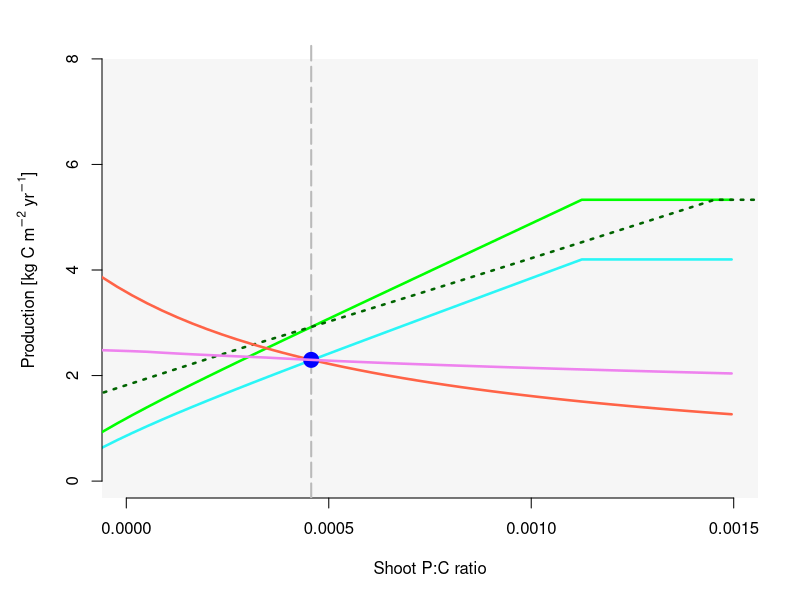

Reproduce this figure in R. (Note: this script raises an error after producing the figure.)

#### Functions to generate Figure 4
#### Purpose: 
#### Shoot P:C vs. production under aCO2 and eCO2
#### In particular show eCO2 P:C line is modified by both VL and L constraints
####

################################################################################

######### PHOTOSYNTHETIC CONSTRAINT FUNCTIONS

### Allocation and plant P concentrations - required for both PS constraint and PC constraint
allocp <- function(pf,  pwvar = FALSE,
                   pwood = 0.0003, prho = 0.7,
                   pretrans = 0.6) {
    # parameters
    # pf is the PC ratio of foliage
    # pw is the PC ratio of wood if fixed; otherwise the ratio of wood P:C to foliage P:C
    # pwvar is whether or not to allow wood PC to vary
    # prho is the ratio of root P:C to foliage P:C
    # pretrans is the fraction of foliage P:C retranslocated  
    
    len <- length(pf)
    ar <- af <- aw <- pw <- pr <- rep(0,len)  # initialise
    for (i in 1:len) {
        ar[i] <- 0.2
        af[i] <- 0.2
        aw[i] <- 1 - ar[i] - af[i]
    }
    
    # P concentrations of rest of plant   # in g P g-1 C
    if (pwvar == FALSE) {
        pw <- pwood
    } else {
        pw <- pwood*pf 
    }
    prho <- 0.7
    pr <- prho*pf
    pfl <- (1.0-pretrans)*pf
    
    ret <- data.frame(pf,pfl,pw,pr,af,aw,ar)
    return(ret)
}

### Allocation and plant N concentrations - required for both PS constraint and NC constraint
allocn <- function(nf,  nwvar = FALSE,
                   nwood = 0.005, nrho = 0.7,
                   nretrans = 0.5) {
    # parameters
    # nf is the NC ratio of foliage
    # nw is the NC ratio of wood if fixed; otherwise the ratio of wood N:C to foliage N:C
    # nwvar is whether or not to allow wood NC to vary
    # nrho is the ratio of root N:C to foliage N:C
    # nretrans is the fraction of foliage N:C retranslocated  
    
    len <- length(nf)
    ar <- af <- aw <- nw <- nr <- rep(0,len)  # initialise
    for (i in 1:len) {
        ar[i] <- 0.2
        af[i] <- 0.2
        aw[i] <- 1 - ar[i] - af[i]
    }
    
    # N concentrations of rest of plant   # in g N g-1 C
    if (nwvar == FALSE) {
        nw <- nwood
    } else {
        nw <- nwood*nf 
    }
    nrho <- 0.7
    nr <- nrho*nf
    nfl <- (1.0-nretrans)*nf     
    
    ret <- data.frame(nf,nfl,nw,nr,af,aw,ar)
    return(ret)
}

### Make inference of pf based on nf
inferpfVL <- function(nf, a, Pin=0.04, Nin=1.0,
                      leachn=0.05, leachp=0.05,
                      k1=0.01, k2=0.01, k3=0.05,
                      nwood=0.005, pwood=0.0003, nwvar = FALSE,
                      pwvar = FALSE, nrho = 0.7, prho = 0.7,
                      nretrans = 0.5, pretrans = 0.6) {
    # allocation parameters
    ar <- 0.2
    af <- 0.2
    aw <- 1 - ar - af
    
    # output nf, based on F(nf) = F(pf)
    pf <- c()
    
    Nleach <- (leachn/(1-leachn)) * (a$nfl * a$af + a$nr * a$ar +
                                         a$nw *a$aw)
    
    Pleach <- (leachp/(1-leachp-k1)) 
    Pocc <- (k3/(k2+k3))*(k1/(1-k1-leachp)) 
    
    Pg <- ((Pin * Nleach)/Nin) / (Pocc + Pleach)
    
    if(pwvar == FALSE) {
        pf <- (Pg - pwood * aw) / ((1.0 - pretrans) * af + prho * ar)
    } else {
        pf <- Pg / ((1.0 - pretrans) * af + prho * ar + aw * pwood)
    }
    return(round(pf,8))
}

### Following two functions calculate NPP - will later need to be replaced by full model
### LUE function of N & Ca
LUE <- function(df, co2, LUE0, Nref) {
    
    CaResp <- 1.632 * (co2-60.9) / (co2+121.8)    ##RCO2
    Nresp <- min(df/Nref, 1)                      ##Rate-limiting effect of low N
    
    return(LUE0 * CaResp * Nresp)
}

### NPP as function of nf and LAI (which is calculated from NPP)
eqNC <- function(df, NPP, co2, LUE0, Nref, I0, kext, SLA, af, sf, cfrac, CUE) {
    
    ##Returns G: total C production (i.e. NPP)
    return(LUE(df, co2, LUE0, Nref) * I0 * (1 - exp(-kext*SLA*af*NPP/sf/cfrac)) * CUE)
    
}


### This function implements photosynthetic constraint - solve by finding the root
solveNC <- function(nf, af, co2=350,
                    LUE0=2.8, I0=3, Nref=0.04, 
                    kext=0.5, SLA=5, sf=0.5, w = 0.45, cue = 0.5) {
    # parameters
    # nf is variable
    # making it pass af (fractional allocation to foliage) because this may also be variable
    # co2 = co2 concentration 
    # LUE0 = maximum gross LUE in kg C GJ-1
    # I0 = total incident radiation in GJ m-2 yr-1
    # Nref = leaf N:C for saturation of photosynthesis
    # kext = light extinction coeffciency
    # SLA = specific leaf area in m2 kg-1 DM
    # sf = turnover rate of foliage in yr-1
    # w = C content of biomass - needed to convert SLA from DM to C
    # cue = carbon use efficiency
    
    # solve implicit equation
    ans <- c()
    len <- length(nf)
    for (i in 1:len) {
        fPC <- function(NPP) eqNC(nf[i], NPP, co2, LUE0, Nref, I0, kext, SLA, af[i], sf, w, cue) - NPP
        ans[i] <- uniroot(fPC,interval=c(0.1,20), trace=T)$root
    }
    return(ans)
}


####### FUNCTIONS FOR P CYCLING CONSTRAINT

### Soil temperature response of decomposition 
Actsoil <- function(Tsoil) 0.0326 + 0.00351*Tsoil^1.652 - (Tsoil/41.748)^7.19

### Burial fractions from passive pool
passive <- function(df, a, Tsoil = 15, Texture = 0.5, ligfl = 0.2, ligrl = 0.16) {
    
    len <- length(df)
    
    decomp <- 0.00013*52*Actsoil(Tsoil)   # decomposition of passive pool per year without priming
    
    # re-burial fraction = fraction of C released from passive pool that is re-buried in it
    pas <- 0.996 - (0.85-0.68*Texture)
    psa <- 0.42
    ppa <- 0.45
    pap <- 0.004
    psp <- 0.03
    qq <-  ppa*(pap + psp*pas)/(1-pas*psa)   # re-burial fraction
    
    muf <- c()
    mur <- c()
    omegaf <- c()
    omegar <- c()
    transfer_fa <- c()
    transfer_ra <- c()
    
    
    # transfer coefficients among litter and soil pools
    cfrac <- 0.45
    for (i in 1:len) {
        muf[i] <- max(0,min(0.85 - 0.018*ligfl/cfrac/a[i, "nfl"],1))    
        mur[i] <- max(0,min(0.85 - 0.018*ligrl/cfrac/a[i, "nr"],1))
    }
    pma <- pna <- 0.45
    pua <- 0.55*(1-ligfl)
    pus <- 0.7*ligfl
    pva <- 0.45*(1-ligrl)
    pvs <- 0.7*ligrl
    
    # burial fractions for foliage (omegaf) and root (omegar) into passive pool
    det <- 1-psa*pas
    omegau <- (pap*(pua+pus*psa+psp*(pus+pua*pas)))/det
    omegav <- (pap*(pva+pus*psa+psp*(pvs+pva*pas)))/det
    omegam <- (pap*pma+psp*pma*pas)/det
    omegaf <- muf*omegam + (1-muf)*omegau
    omegar <- mur*omegam + (1-mur)*omegav  
    
    # fraction of foliage and root litter being transferred to active pool
    transfer_fa <- muf*pma + (1-muf)*psa
    transfer_ra <- mur*pma + (1-mur)*psa
    
    ret <- data.frame(decomp, qq, omegaf, omegar, transfer_fa, transfer_ra)
    
    return(ret)
}

### Function for nutrient N constraint in longterm ie passive, leaching, wood considered
NConsLong <- function(df, a, Nin=1.0, leachn=0.05, 
                      Tsoil = 15, Texture = 0.5, ligfl = 0.2, ligrl = 0.16,
                      Cpass = 2680, ncp = 0.1) {
    # passed are df and a, the allocation and plant N:C ratios
    # parameters : 
    # Nin is fixed N inputs (N deposition annd fixation) in g m-2 yr-1 (could vary fixation)
    # nleach is the rate of n leaching of the mineral pool (per year)
    # Tsoil is effective soil temperature for decomposition
    # Texture is the fine soil fraction
    # ligfl and ligrl are the lignin:C fractions in the foliage and root litter
    # Cpass is the passive pool size in g C m-2
    # ncp is the NC ratio of the passive pool in g N g-1 C
    
    # passive pool burial 
    pass <- passive(df, a, Tsoil, Texture, ligfl, ligrl)
    omegap <- a$af*pass$omegaf + a$ar*pass$omegar 
    
    # equation for N constraint with passive, wood, and leaching
    U0 <- Nin + (1-pass$qq) * pass$decomp * Cpass * ncp   # will be a constant if decomp rate is constant
    nwood <- a$aw*a$nw
    nburial <- omegap*ncp
    nleach <- leachn/(1-leachn) * (a$nfl*a$af + a$nr*(a$ar) + a$nw*a$aw)
    
    NPP_NC <- U0 / (nwood + nburial + nleach)   # will be in g C m-2 yr-1
    NPP_N <- NPP_NC*10^-3 # returned in kg C m-2 yr-1
    
    df <- data.frame(NPP_N, nwood,nburial,nleach,a$aw)
    return(df)   
}


# Find the long term equilibrium nf and NPP under standard conditions - by finding the root
solveLongN <- function(co2=350,Cpass,Nin) {
    fn <- function(nf) {
        solveNC(nf,allocn(nf)$af,co2=co2) - NConsLong(nf,allocn(nf),Cpass=Cpass,Nin=Nin)$NPP
    }
    equilnf <- uniroot(fn,interval=c(0.005,0.05))$root
    equilNPP <- solveNC(equilnf,af=allocn(equilnf)$af, co2=co2)
    ans <- data.frame(equilnf,equilNPP)
    return(ans)
}


### Calculate the very long term nutrient cycling constraint for N, i.e. passive pool equilibrated
# it is just Nin = Nleach
NConsVLong <- function(df, a, Nin=1.0, 
                       leachn=0.05) {
    # passed are bf and nf, the allocation and plant N:C ratios
    # parameters : 
    # Nin is fixed N inputs (N fixed and deposition) in g m-2 yr-1 (could vary fixation)
    # leachn is the rate of leaching of the mineral N pool (per year)
    
    # equation for N constraint with just leaching
    U0 <- Nin
    nleach <- leachn/(1-leachn) * (a$nfl*a$af + a$nr*(a$ar) + a$nw*a$aw)
    NPP_NC <- U0 / (nleach)   # will be in g C m-2 yr-1
    NPP_N <- NPP_NC*10^-3     # returned in kg C m-2 yr-1
    
    df <- data.frame(NPP_N,nleach)
    return(df)   
}

# Find the very-long term equilibrium nf and NPP under standard conditions - by finding the root
solveVLongN <- function(co2=350) {
    fn <- function(nf) {
        solveNC(nf,allocn(nf)$af,co2=co2) - NConsVLong(nf,allocn(nf))$NPP
    }
    equilnf <- uniroot(fn,interval=c(0.005,0.05))$root
    equilNPP_N <- solveNC(equilnf,af=allocn(equilnf)$af, co2=co2)
    
    ans <- data.frame(equilnf,equilNPP_N)
    return(ans)
}

# Find very-long term equilibrated pf based on equilibrated NPP calculated from equilnf profile
equilpVL <- function(equilNPP, Pin = 0.04, leachp=0.05,
                     pwvar = FALSE, pwood = 0.0003, prho = 0.7,
                     pretrans = 0.6, k1 = 0.01, k2 = 0.01, k3 = 0.05) {
    # prepare allocation partitioning
    ar <- 0.2
    af <- 0.2
    aw <- 1 - ar - af
    
    # prepare very long term phosphorus fluxes
    U0 = Pin
    pleach <- leachp/(1-leachp-k1)
    pocc <- (k3/(k2+k3))*(k1/(1-k1-pleach))
    
    # Convert NPP unit
    NPP_PC <- equilNPP*10^3     # convert to g C m-2 yr-1
    
    # Calculate equilnf, based on equilNPP_P
    Y <- U0/(NPP_PC*(pleach+pocc))
    if(pwvar == FALSE) {
        pf <- (Y - pwood * aw) / ((1.0 - pretrans) * af + prho * ar)
    } else {
        pf <- Y / ((1.0 - pretrans) * af + prho * ar + aw * pwood)
    }
    
    # obtain equilpf  
    return(pf)
}

# Find long term equilibrated pf based on equilibrated NPP calculated from equilnf profile
equilpL <- function(equildf, Pin = 0.04, leachp = 0.05, Cpass=CpassVLong,
                    pwvar = FALSE, pwood = 0.0003, prho = 0.7, 
                    pretrans = 0.6, pcp = 0.005, Tsoil = 15,
                    Texture = 0.5, ligfl = 0.2, ligrl = 0.16,
                    k1 = 0.01, k2 = 0.01, k3 = 0.05) {
    # prepare allocation partitioning
    ar <- 0.2
    af <- 0.2
    aw <- 1 - ar - af
    
    df <- equildf[1,1]
    equilNPP <- equildf[1,2]
    
    # passive pool burial 
    pass <- passive(df, allocn(df), Tsoil, Texture, ligfl, ligrl)
    omegap <- allocn(df)$af*pass$omegaf + allocn(df)$ar*pass$omegar 
    
    # prepare very long term nitrogen fluxes
    U0 = Pin + (1-pass$qq) * pass$decomp * Cpass * pcp
    pleach <- leachp/(1-leachp-k1) 
    pburial <- omegap*pcp
    pocc <- (k3/(k2+k3))*(k1/(1-k1-leachp))
    
    # Convert NPP unit
    NPP_PC <- equilNPP*10^3     # convert to g C m-2 yr-1
    
    # Calculate equilnf, based on equilNPP_P
    Y1 <- U0/NPP_PC - pburial
    
    if(pwvar == FALSE) {
        pf <- (((Y1 - pwood * aw) / (pleach+pocc)) - pwood * aw) / ((1.0-pretrans)*af + prho * ar)
    } else {
        pf <- Y1 / (pwood * aw + (pleach+pocc) * ((1.0-pretrans)*af + prho * ar + pwood * aw))
    }
    
    # obtain equilnf  
    return(pf)
}

# Find long term equilibrated pf based on equilibrated NPP calculated from equilnf profile
inferpfL <- function(nf, a, Pin = 0.04, Nin = 1.0,
                     leachn = 0.05, leachp = 0.05, Cpass=CpassVLong, 
                     pwvar = FALSE, pwood = 0.0003, prho = 0.7, 
                     pretrans = 0.6, pcp = 0.005, ncp = 0.1,
                     Tsoil = 15, Texture = 0.5, ligfl = 0.2, ligrl = 0.16,
                     k1 = 0.01, k2 = 0.01, k3 = 0.05) {
    # prepare allocation partitioning
    ar <- 0.2
    af <- 0.2
    aw <- 1 - ar - af
    
    # passive pool burial 
    pass <- passive(nf, allocn(nf), Tsoil, Texture, ligfl, ligrl)
    omega <- allocn(nf)$af*pass$omegaf + allocn(nf)$ar*pass$omegar 
    
    # prepare long term nitrogen fluxes
    N0 = Nin  + (1-pass$qq) * pass$decomp * Cpass * ncp
    nleach <- leachn/(1-leachn) * (a$af*a$nfl + a$aw*a$nw + a$ar*a$nr)
    nburial <- omega*ncp
    nwood <- a$aw*a$nw
    
    NPP <- N0 / (nleach + nburial + nwood)
    
    # prepare long term phosphorus fluxes
    P0 = Pin + (1-pass$qq) * pass$decomp * Cpass * pcp
    pleach <- leachp/(1-leachp-k1) 
    pburial <- omega*pcp
    pocc <- (k3/(k2+k3))*(k1/(1-k1-leachp))
    
    # Calculate pf, based on NPP from nf
    Y1 <- P0/NPP - pburial
    
    if(pwvar == FALSE) {
        pf <- (((Y1 - pwood * aw) / (pleach+pocc)) - pwood * aw) / ((1.0-pretrans)*af + prho * ar)
    } else {
        pf <- Y1 / (pwood * aw + (pleach + pocc) * ((1.0-pretrans)*af + prho * ar + pwood * aw))
    }
    
    # obtain equilpf  
    return(pf)
}

#### setting CO2 concentrations
CO2_1 <- 350.0
CO2_2 <- 700.0

# plot photosynthetic constraints
# N:C and P:C ratio
nfseq <- round(seq(0.005, 0.05, by = 0.001),5)
a_nf <- as.data.frame(allocn(nfseq))

pfseq <- inferpfVL(nfseq, a_nf, Pin=0.04, Nin=1.0)
a_pf <- as.data.frame(allocp(pfseq))

##### CO2 = 350
# calculate NC vs. NPP at CO2 = 350 respectively
NC350 <- solveNC(nfseq, a_nf$af, co2=CO2_1)

# calculate very long term NC and PC constraint on NPP, respectively
NCVLONG <- NConsVLong(df=nfseq,a=a_nf,Nin=1.0)

# solve very-long nutrient cycling constraint
VLongN <- solveVLongN(co2=CO2_1)
equilNPP <- VLongN$equilNPP_N   
equilpf <- equilpVL(equilNPP,Pin = 0.04)   
VLongNP <- data.frame(VLongN, equilpf)

# Get Cpassive from very-long nutrient cycling solution
aequiln <- allocn(VLongNP$equilnf)
aequilp <- allocp(VLongNP$equilpf)
pass <- passive(df=VLongNP$equilnf, a=aequiln)
omega <- aequiln$af*pass$omegaf + aequiln$ar*pass$omegar
CpassVLong <- omega*VLongNP$equilNPP/pass$decomp/(1-pass$qq)*1000.0

# Calculate nutrient release from recalcitrant pools
PrelwoodVLong <- aequilp$aw*aequilp$pw*VLongNP$equilNPP_N*1000.0
NrelwoodVLong <- aequiln$aw*aequiln$nw*VLongNP$equilNPP_N*1000.0

# Calculate pf based on nf of long-term nutrient exchange
pfseqL <- inferpfL(nfseq, a_nf, Pin = 0.04+PrelwoodVLong,
                   Nin = 1.0+NrelwoodVLong,Cpass=CpassVLong)

# Calculate long term nutrieng constraint
NCHUGH <- NConsLong(df=nfseq, a=a_nf,Cpass=CpassVLong,
                    Nin = 1.0+NrelwoodVLong)

# Find equilibrate intersection and plot
LongN <- solveLongN(co2=CO2_1, Cpass=CpassVLong, Nin= 1.0+NrelwoodVLong)
equilpf <- equilpL(LongN, Pin = 0.04+PrelwoodVLong, Cpass=CpassVLong)   
LongNP <- data.frame(LongN, equilpf)

out350DF <- data.frame(nfseq, pfseq, pfseqL, NC350, NCVLONG, NCHUGH)
colnames(out350DF) <- c("nc", "pc_VL", "pc_350_L", "NPP_350", "NPP_VL",
                        "nleach_VL", "NPP_350_L", "nwood_L", "nburial_L",
                        "nleach_L", "aw")
equil350DF <- data.frame(VLongNP, LongNP)
colnames(equil350DF) <- c("nc_VL", "NPP_VL", "pc_VL",
                          "nc_L", "NPP_L", "pc_L")

##### CO2 = 700

# N:C and P:C ratio
nfseq <- round(seq(0.005, 0.05, by = 0.001),5)
a_nf <- as.data.frame(allocn(nfseq))

# P:C ratio infered by VL constraint
pfseq <- inferpfVL(nfseq, a_nf,Pin=0.04, Nin=1.0)
a_pf <- as.data.frame(allocp(pfseq))

# calculate NC vs. NPP at CO2 = 700 respectively
NC700 <- solveNC(nfseq, a_nf$af, co2=CO2_2)

# calculate very long term NC and PC constraint on NPP, respectively
NCVLONG <- NConsVLong(df=nfseq,a=a_nf,Nin=1.0)

# solve very-long nutrient cycling constraint
VLongN <- solveVLongN(co2=CO2_2)
equilNPP <- VLongN$equilNPP_N   
equilpf <- equilpVL(equilNPP,Pin = 0.04)   
VLongNP <- data.frame(VLongN, equilpf)

out700DF <- data.frame(nfseq, pfseq, pfseqL, NC700, NCVLONG, NCHUGH)
colnames(out700DF) <- c("nc", "pc_VL", "pc_700_L", "NPP_700", "NPP_VL",
                        "nleach_VL", "NPP_700_L", "nwood_L", "nburial_L",
                        "nleach_L", "aw")

# Find equilibrate intersection and plot
LongN <- solveLongN(co2=CO2_2, Cpass=CpassVLong, Nin=1.0+NrelwoodVLong)
equilNPP <- LongN$equilNPP

a_new <- allocn(LongN$equilnf)
equilpf <- inferpfVL(LongN$equilnf, a_new)

LongNP <- data.frame(LongN, equilpf)

equil700DF <- data.frame(VLongNP, LongNP)
colnames(equil700DF) <- c("nc_VL", "NPP_VL", "pc_VL",
                          "nc_L", "NPP_L", "pc_L")

#### Check for new P:C vs. production under eCO2, inferred from L constraint

# N:C ratio inferred by L constraint
NCLONG <- NConsLong(df=nfseq,a=a_nf,Nin=1.0+NrelwoodVLong,Cpass=CpassVLong)
LongN_l <- solveLongN(co2=CO2_2, Nin=1.0+NrelwoodVLong, Cpass=CpassVLong)
equilNPP_l <- LongN_l$equilNPP
equilpf_l <- equilpL(LongN_l, Pin=0.04+PrelwoodVLong, Cpass=CpassVLong)
LongNP_l <- data.frame(LongN_l, equilpf_l)

##### Main program

### Plotting
tiff("Plots/Figure4.tiff",
     width = 8, height = 7, units = "in", res = 300)
par(mar=c(5.1,5.1,2.1,2.1))

### only plot pf and npp
#
## Photosynthetic constraint CO2 = 350 ppm
plot(out350DF$pc_VL, out350DF$NPP_350,axes=F,
     type='l',xlim=c(0,0.0015),ylim=c(0,8), 
     ylab = expression(paste("Production [kg C ", m^-2, " ", yr^-1, "]"))
     , xlab = "Shoot P:C ratio", lwd = 2.5, col="cyan", cex = 2.0, bg = "black")
rect(-2,-2,0.002,8,border=NA, col=adjustcolor("lightgrey", 0.2))
axis(1)
axis(2)
# add abline to show instantaneous effect of doubling CO2
abline(v=equil350DF$pc_VL, lwd = 2, lty = 5, col = "gray73")

# Photosynthetic constraint CO2 = 700 ppm, VL term
points(out700DF$pc_VL, out700DF$NPP_700,type='l',col="green", lwd = 2.5)

# Photosynthetic constraint CO2 = 700 ppm, Long term
points(out700DF$pc_700_L, out700DF$NPP_700, type = "l", col = "darkgreen", lwd = 2.5,
       lty = 3)

# VL nutrient constraint curve
points(out350DF$pc_VL, out350DF$NPP_VL,type='l',col="tomato", lwd = 2.5)

# VL intersect with CO2 = 350 ppm
points(equil350DF$pc_VL,equil350DF$NPP_VL, pch = 19, cex = 2.0, col = "blue")

# L nutrient constraint curve   changed from pc_350_L to pc_VL
points(out350DF$pc_VL, out350DF$NPP_350_L,type='l',col="violet", lwd = 2.5)


# L nutrient constraint curve under CO2 = 700 ppm
#points(out700DF$pc_700_L, out700DF$NPP_700_L, type = "l", col = "purple", lwd = 2.5,
#       lty=3)

# VL nutrient constraint curve under CO2 = 700 ppm
#points(out700DF$pc_700_L, out700DF$NPP_VL, type = "l", col = "red", lwd = 2.5,
#       lty = 3)

# Instantaneous intersect with CO2 = 700 ppm
points(equil350DF$pc_VL, df700[18, "PC700"], cex = 2.0, col = "darkgreen", pch=19)

# VL intersect with CO2 = 700 ppm
points(equil700DF$pc_VL, equil700DF$NPP_VL, cex = 2.0, col = "orange", pch = 19)


points(LongNP_l$equilpf_l, LongNP_l$equilNPP, cex = 2.0, pch = 19, col = "red")

legend("topright", c(expression(paste("Photo constraint at ", CO[2]," = 350 ppm")), 
                     expression(paste("Photo constraint at ", CO[2]," = 700 ppm, VL")),
                     expression(paste("Photo constraint at ", CO[2]," = 700 ppm, L")), 
                     "VL nutrient constraint", "L nutrient constraint",
                     "A", "B"),
       col=c("cyan","green", "darkgreen", "tomato", "violet","blue", "darkgreen"), 
       lwd=c(2,2,2,2,2,NA,NA), pch=c(NA,NA,NA,NA,NA,19,19), lty=c(1,1,3,1,1,NA,NA),cex = 1.0, 
       bg = adjustcolor("grey", 0.8))

legend(0.001, 6.75, c("C", "D"),
       col=c("red", "orange"), 
       lwd=c(NA,NA), pch=c(19,19), cex = 1.0, border=FALSE, bty="n",
       bg = adjustcolor("grey", 0.8))    
       
dev.off()
